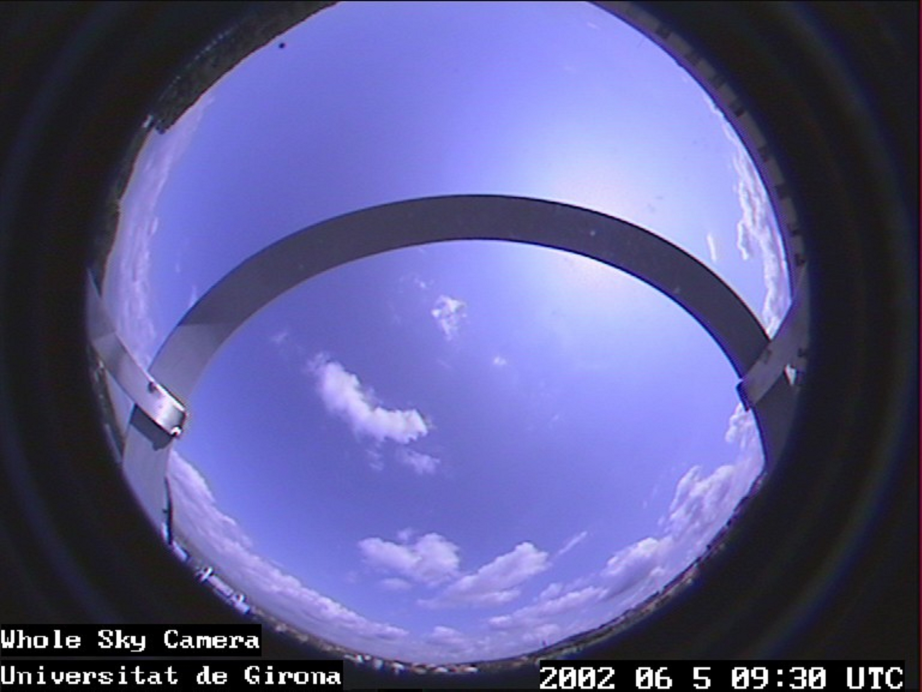
#> input picture cloud-coverage-master/cloud-coverage-master/image/a_02061560930_34.jpg, 4608 x 3456 px (shown at 1/5 size)
$ python find_coverage.py   (older library calls are emulated)
#> lines starting #> are read from the running program, lines starting #| are printed output that depends on the picture; after the words box and inside, x2 and y2 are one past the last pixel; in counts of white or black regions, pixels touching at a corner belong together; long printed decimals are rounded
### cloud-coverage-master/cloud-coverage-master/utilities.py
import numpy as np
from scipy import ndimage
from sklearn.cluster import KMeans
import cv2
np.seterr(divide='ignore', invalid='ignore')
from collections import namedtuple

def cmask(index,radius,array):

  a,b = index
  is_rgb = len(array.shape)

  if is_rgb == 3:
     ash = array.shape
     nx=ash[0]
     ny=ash[1]

  else:
     nx,ny = array.shape

  s = (nx,ny)
  image_mask = np.zeros(s)
  y,x = np.ogrid[-a:nx-a,-b:ny-b]
  mask = x*x + y*y <= radius*radius
  image_mask[mask] = 1
  return(image_mask)


def colorc15mask(input_image,mask_image):
	# All matrices are normalized from 0 to 1

	[rows,cols]=mask_image.shape

	# Input image is a numpy 3D array
	ColorChannel = namedtuple("ColorChannel", "c1 c2 c3 c4 c5 c6 c7 c8 c9 c10 c11 c12 c13 c14 c15 c16")

	red = input_image[:,:,2]
	green = input_image[:,:,1]
	blue = input_image[:,:,0]

	red = red.astype(float)
	green = green.astype(float)
	blue = blue.astype(float)

	# RGB images for transfer
	red_image = np.multiply(red,mask_image)
	green_image = np.multiply(green,mask_image)
	blue_image = np.multiply(blue,mask_image)


	im_mask = mask_image.flatten()
	find_loc = np.where(im_mask==1)
	find_loc = list(find_loc)

	red = red.flatten()
	blue = blue.flatten()
	green = green.flatten()

	red_select = red[tuple(list(find_loc))]
	green_select = green[tuple(list(find_loc))]
	blue_select = blue[tuple(list(find_loc))]


	# BR image
	br_num = blue_select - red_select
	br_den = blue_select + red_select
	BR = br_num/br_den
	BR[np.isnan(BR)] = 0  # Replacing all NANs with 0
	BR = showasImage(BR)  # Scale it to 0 to 255.


	# Final image (with proper mask) for transfer
	index = 0
	BR_image = np.zeros([rows,cols])


	for i in range(0,rows):
		for j in range(0,cols):

			if mask_image[i,j]==1:

				BR_image[i,j] = BR[index]

				index = index + 1


	return(BR_image)


def make_cluster_mask_default(input_matrix,mask_image):

	[rows,cols]=mask_image.shape

	im_mask_flt = mask_image.flatten()
	find_loc = np.where(im_mask_flt==1)
	find_loc = list(find_loc)

	input_vector = input_matrix.flatten()

	input_select = input_vector[tuple(list(find_loc))]


	X = input_select.reshape(-1, 1)
	k_means = KMeans(init='k-means++', n_clusters=2)
	k_means.fit(X)
	k_means_labels = k_means.labels_
	k_means_cluster_centers = k_means.cluster_centers_
	k_means_labels_unique = np.unique(k_means_labels)


	# This is checked only for c15
	center1 = k_means_cluster_centers[0]
	center2 = k_means_cluster_centers[1]


	if center1 < center2:
		# Interchange the levels.
		k_means_labels[k_means_labels == 0] = 99
		k_means_labels[k_means_labels == 1] = 0
		k_means_labels[k_means_labels == 99] = 1


	# 0 is sky and 1 is cloud
	cloud_pixels = np.count_nonzero(k_means_labels == 1)
	sky_pixels = np.count_nonzero(k_means_labels == 0)
	total_pixels = cloud_pixels + sky_pixels

	#print (cloud_pixels,total_pixels)
	print ('Out of a total of ', str(total_pixels), ' pixels, there are ', str(cloud_pixels), ' cloud pixels.')
	cloud_coverage = float(cloud_pixels)/float(total_pixels)

	# Final threshold image for transfer
	index = 0
	Th_image = np.zeros([rows,cols])
	for i in range(0,rows):
		for j in range(0,cols):

			if mask_image[i,j]==1:
				#print (i,j)
				#print (index)
				Th_image[i,j] = k_means_labels[index]
				index = index + 1


	return(Th_image,cloud_coverage)


def showasImage(input_matrix):

	is_matrix = len(input_matrix.shape)

	if is_matrix == 2: # Input is a 2D numpy array


		(rows,cols) = input_matrix.shape

		output_matrix = np.zeros([rows,cols])

		inp_flat = input_matrix.flatten()

		min_value = np.amin(inp_flat)
		max_value = np.amax(inp_flat)

		diff = max_value - min_value

		for i in range(0,rows):
			for j in range(0,cols):
				output_matrix[i,j] = ((input_matrix[i,j] - min_value)/diff)*255

	else:	# Input is a 1D numpy array
		(rows) = input_matrix.size
		output_matrix = np.zeros(rows)

		inp_flat = input_matrix

		min_value = np.amin(inp_flat)
		max_value = np.amax(inp_flat)

		diff = max_value - min_value

		for i in range(0,rows):
			output_matrix[i] = ((input_matrix[i] - min_value)/diff)*255


	return(output_matrix)

def cloudSegment(image_loc):


#> called with image_loc = './image/a_02061560930_34.jpg'
	print ('Processing ',image_loc)


	im = cv2.imread(image_loc)
#> im is the input picture: shape (3456, 4608, 3); mean B, G, R 141.1, 89.7, 90.6

	index = [1728, 2592]  # Center of the image
	im_mask = cmask(index,1000,im) # Mask with radius 1000 pixels
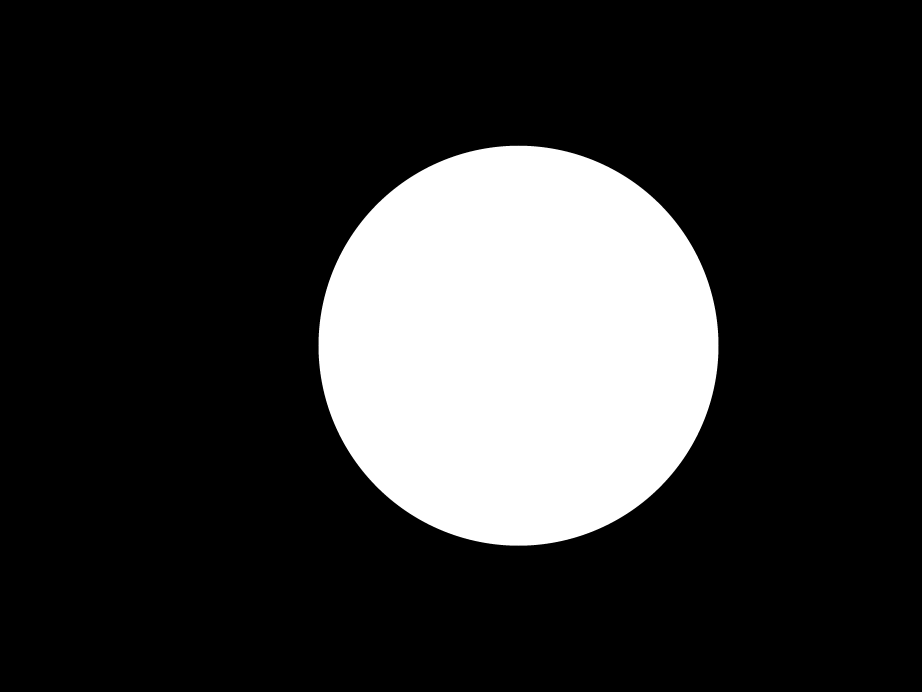
#> im_mask: shape (3456, 4608) float64 (shown at 1/5 size); values 0 (black) and 1 (white), 19.7% white; 1 white region, box (x1, y1, x2, y2) and area: (1592, 728, 3593, 2729) 3141549


	lx, ly, _ = im.shape
#> lx = 3456; ly = 4608


	if lx>ly:
		print ('Rotating')
		im = ndimage.rotate(im, -90)

	(inp_mat) = colorc15mask(im,im_mask)
#> in colorc15mask, `red = input_image[:,:,2]`:
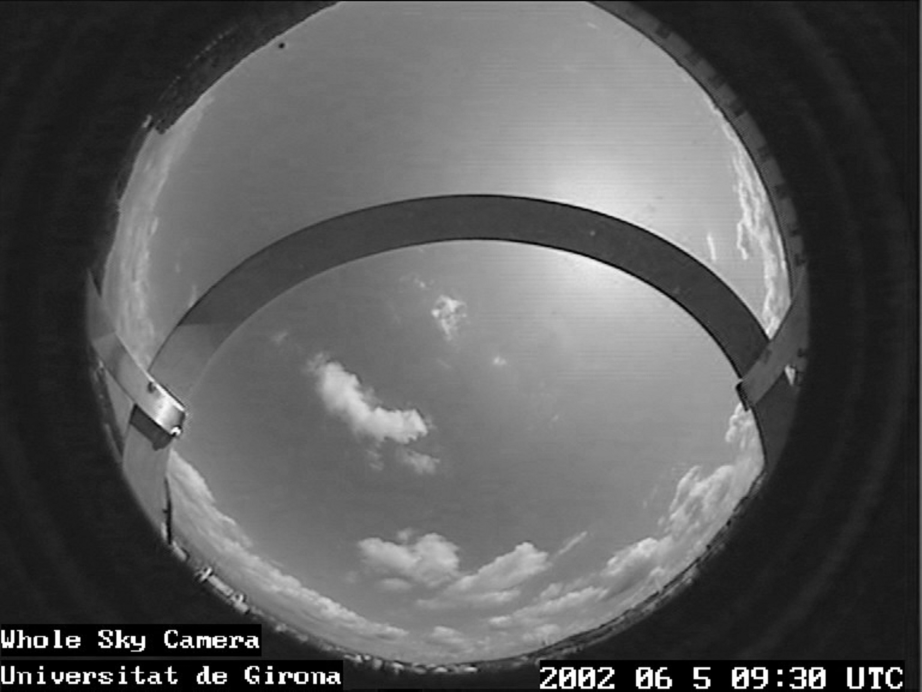
#> red: shape (3456, 4608) (shown at 1/5 size); min 0, max 255, mean 90.6
#> in colorc15mask, `blue = input_image[:,:,0]`:
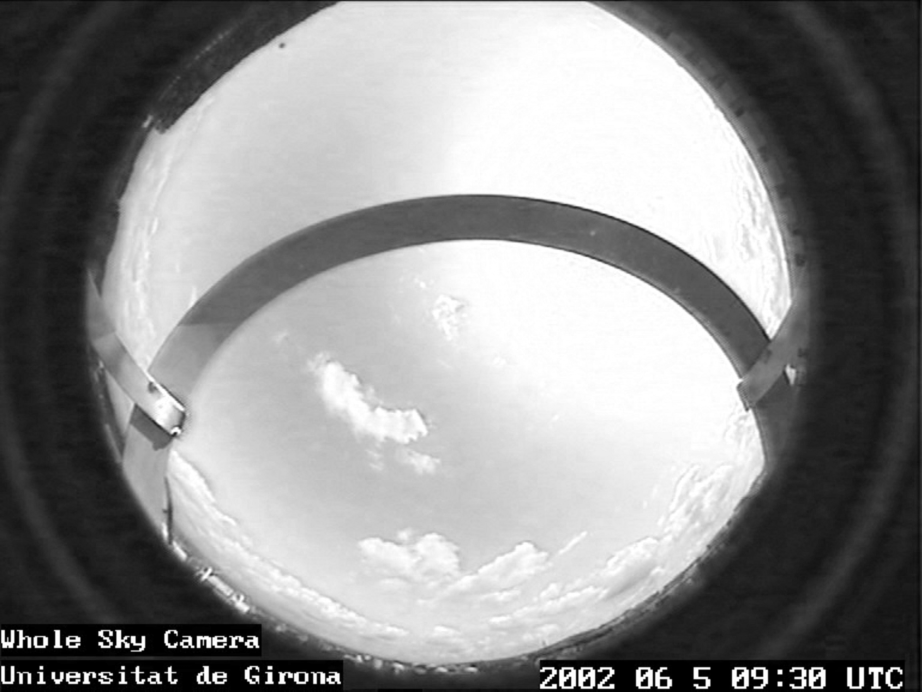
#> blue: shape (3456, 4608) (shown at 1/5 size); min 0, max 255, mean 141.1
#> in colorc15mask, `red_image = np.multiply(red,mask_image)`:
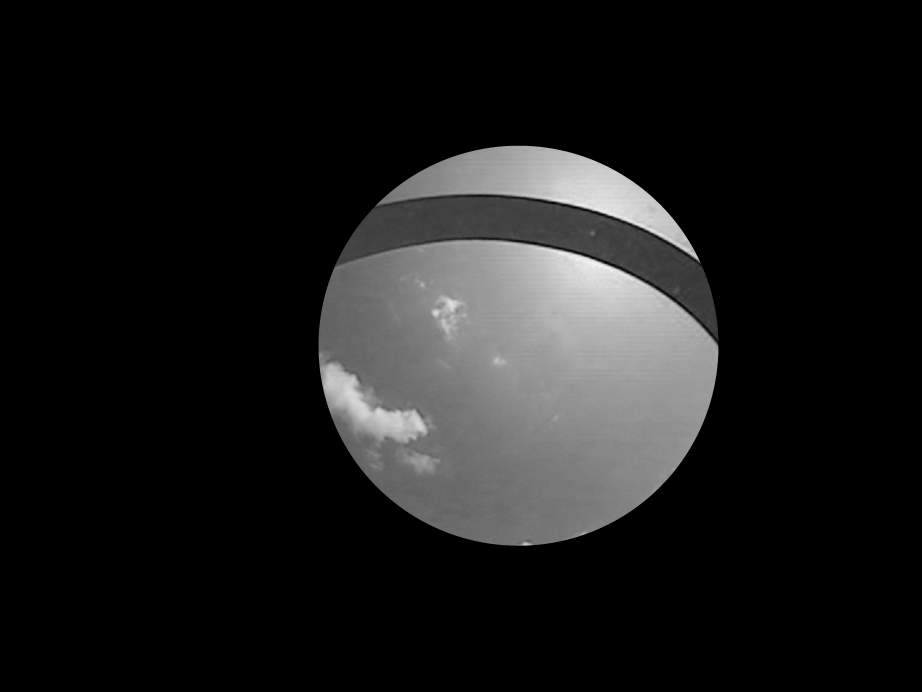
#> red_image: shape (3456, 4608) float64 (shown at 1/5 size); min 0, max 248, mean 26.3
#> in colorc15mask, `blue_image = np.multiply(blue,mask_image)`:
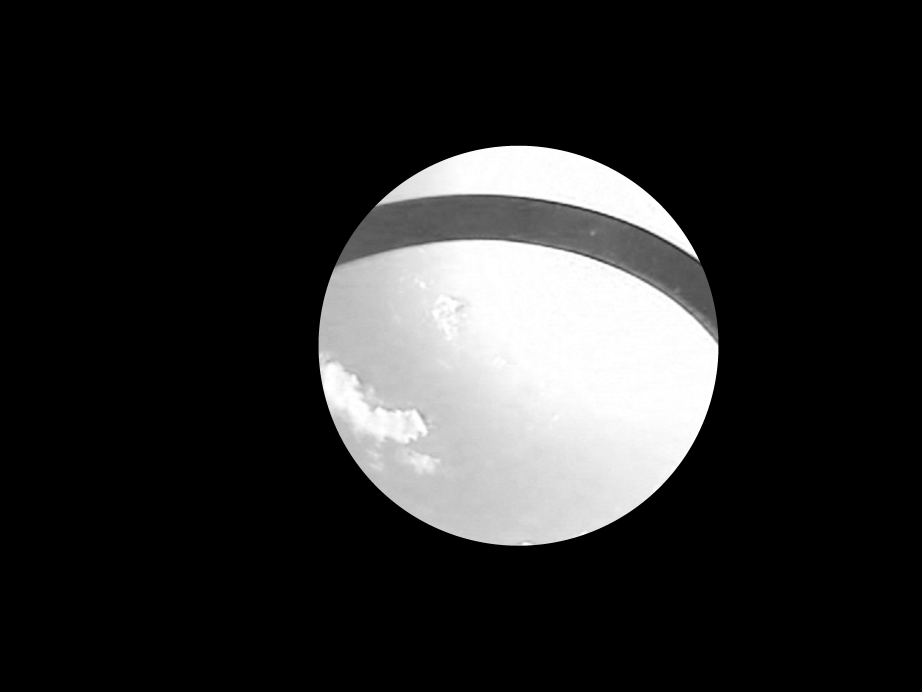
#> blue_image: shape (3456, 4608) float64 (shown at 1/5 size); min 0, max 255, mean 42
#> in colorc15mask, `find_loc = list(find_loc)`: find_loc = 1 item
#> in showasImage, `min_value = np.amin(inp_flat)`: min_value = -0.0318
#> in showasImage, `max_value = np.amax(inp_flat)`: max_value = 1
#> in showasImage, `diff = max_value - min_value`: diff = 1.03
#> after the loop in colorc15mask, `for i in range(0,rows):`:
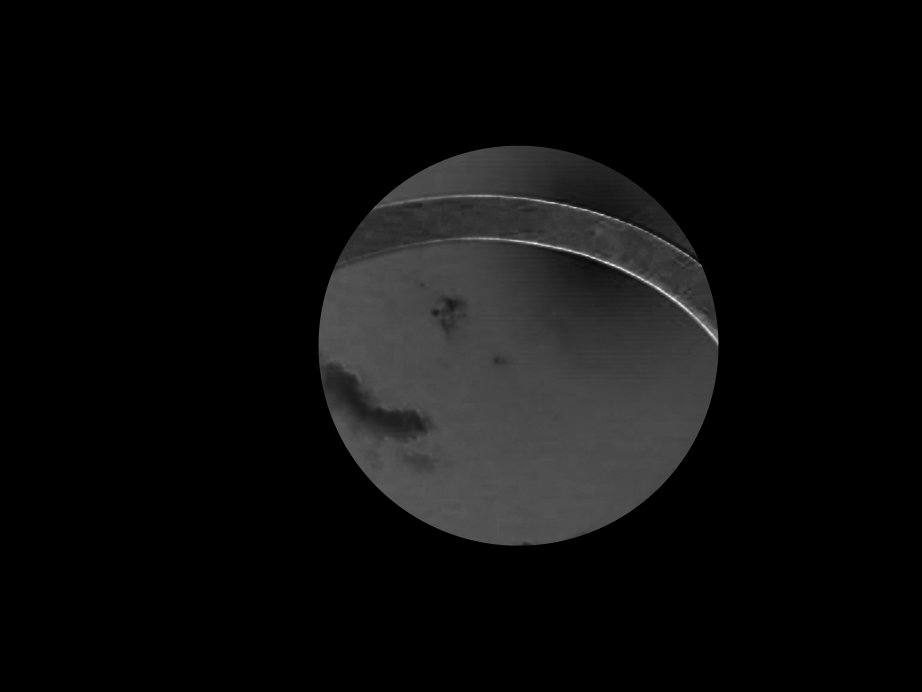
#> BR_image: shape (3456, 4608) float64 (shown at 1/5 size); min 0, max 255, mean 13.1
#> after the loop in colorc15mask, `for i in range(0,rows):`: index = 3141549
	(th_image,coverage) = make_cluster_mask_default(inp_mat,im_mask)
#> in make_cluster_mask_default, `find_loc = list(find_loc)`: find_loc = 1 item
#> after the loop in make_cluster_mask_default, `for i in range(0,rows):`:
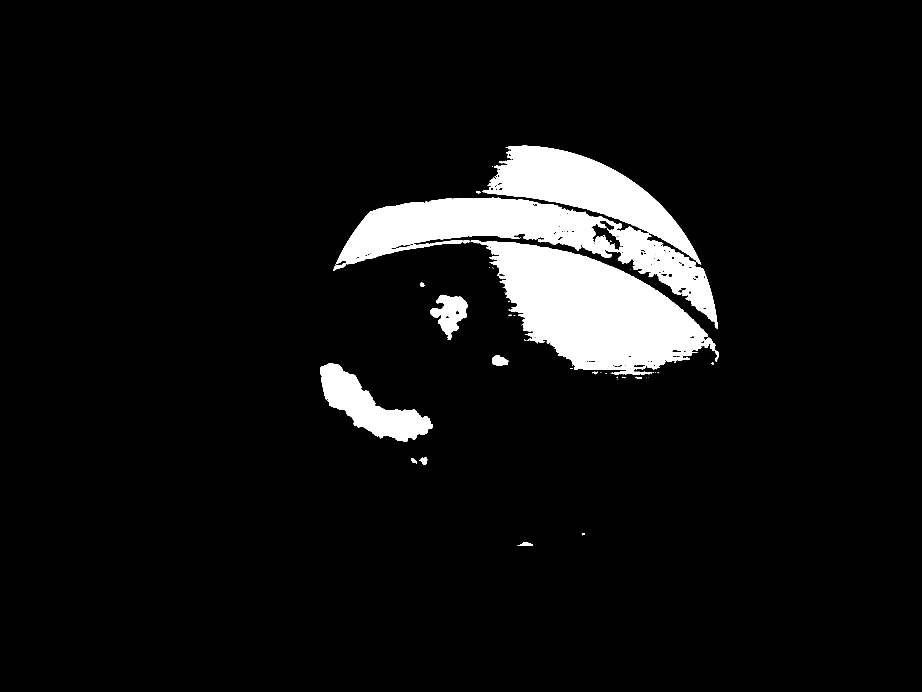
#> Th_image: shape (3456, 4608) float64 (shown at 1/5 size); values 0 (black) and 1 (white), 6.9% white; 153 white regions (118 under 20 px), largest, box (x1, y1, x2, y2) and area: (2352, 1202, 3577, 1872) 424323, (1678, 989, 3589, 1643) 336540, (2410, 729, 3506, 1322) 214049
#> coverage = 0.348


	return(th_image,coverage)

### cloud-coverage-master/cloud-coverage-master/find_coverage.py
import cv2
import matplotlib
import numpy as np
from utilities import *
import scipy.misc

# Mention your sky/cloud image path here. Please make sure that your input image is inside "image" folder.
image_loc = './image/a_02061560930_34.jpg'


# This is the main component that performs the cloud coverage computation. It may take around 40s to run this component
(th_image,coverage) = cloudSegment(image_loc)
#> coverage = 0.348


# Saving your final result. This is saved inside the "image" folder. The resultant image is appended with the suffix "-result" on the original file name
my_string = image_loc.split('.')
threshold_img_name = '.' + my_string[-2] + '-result.png'
scipy.misc.imsave(threshold_img_name, th_image)

print ('Binary image is saved')

print ('Coverage is ',coverage)
#| Coverage is  0.3479
